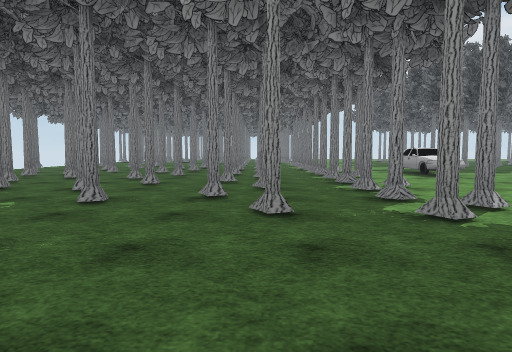
[1] (above)

24 first-person views from a walk through a scene from a Unity 3-D project. The camera is 1.3 m above the floor, tilts 4° down and sees 75° across. The floor is counted in squares, 2 m on a side. Each view is taken from the middle of a square. On the plan, view 1 faces up. The plan holds only what a view shows up to about 10 squares ahead; the rest is blank. The place goes on beyond the plan. The player character is not drawn. Some animated figures are left out. Door leaves are left out, so doorways stand open. Some surface patterns are stand-ins.

[2]
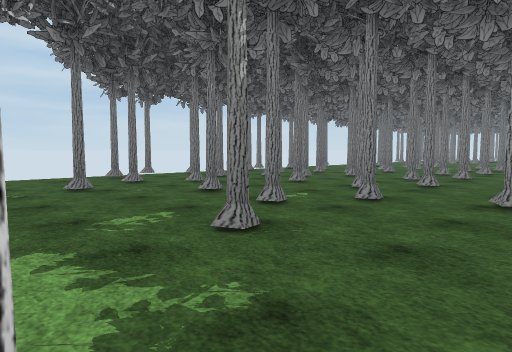

[3]
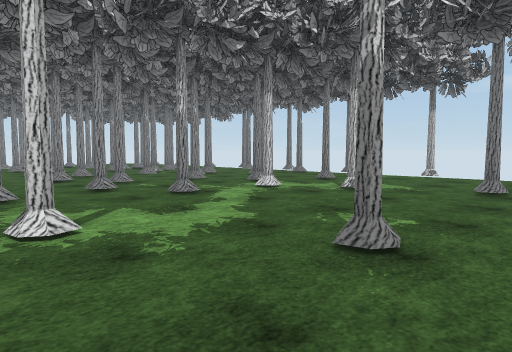

[4]
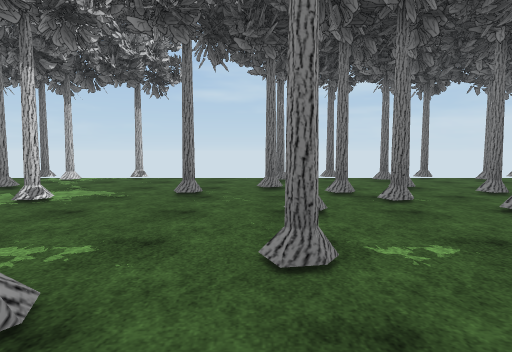

[5]
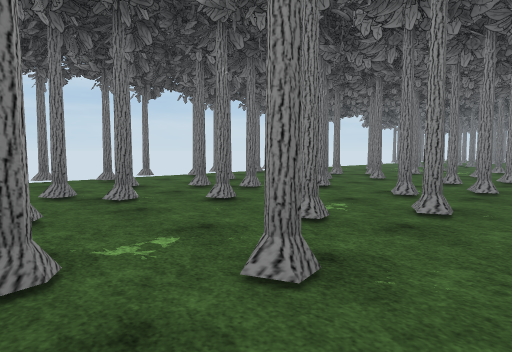

[6]
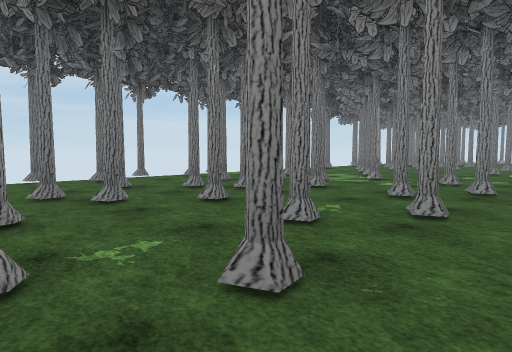

[7]
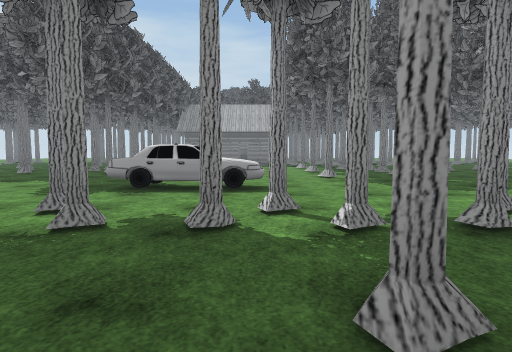

[8]
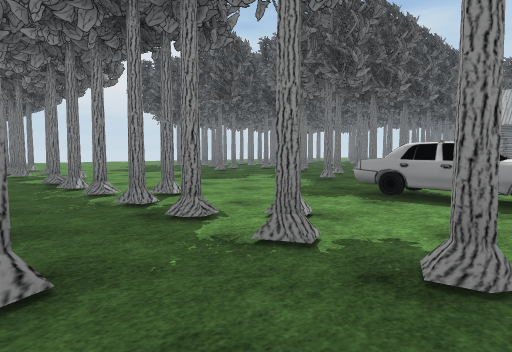

[9]
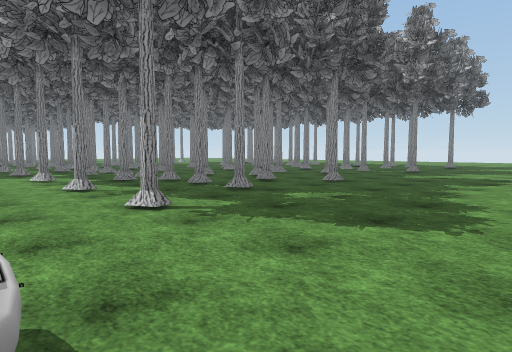

[10]
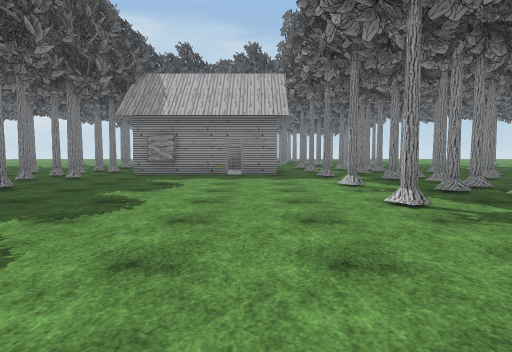

[11]
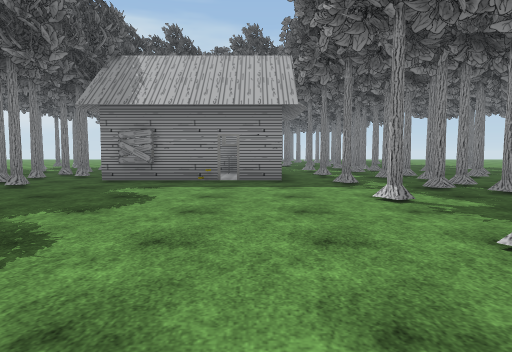

[12]
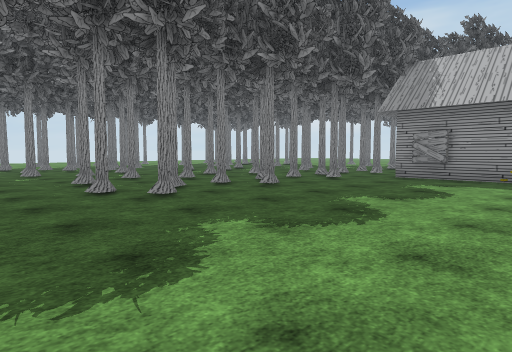

[13]
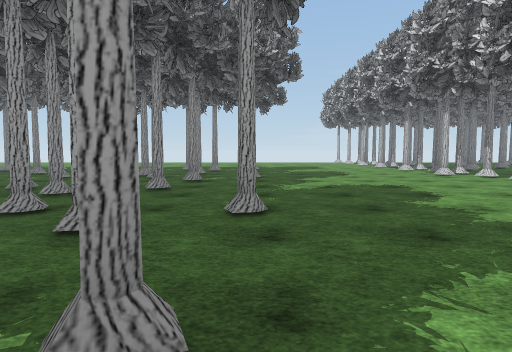

[14]
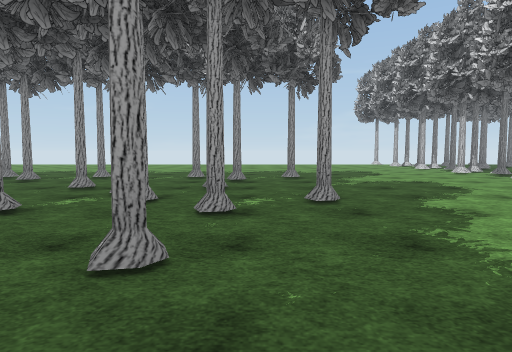

[15]
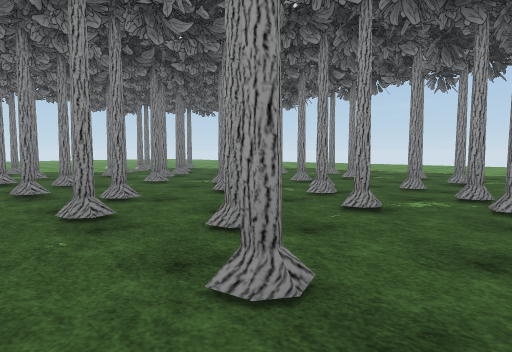

[16]
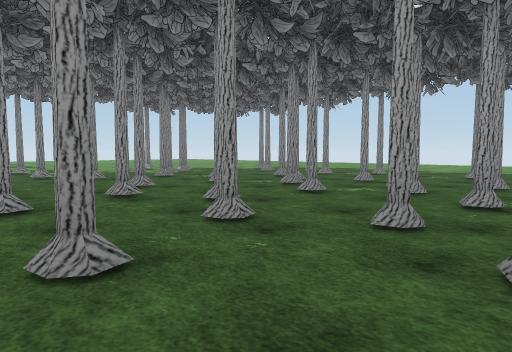

[17]
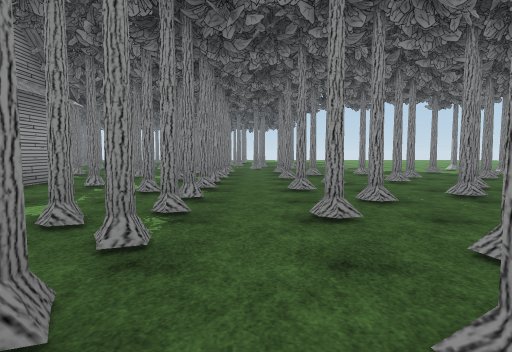

[18]
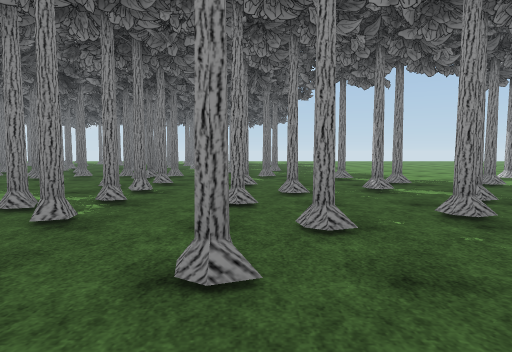

[19]
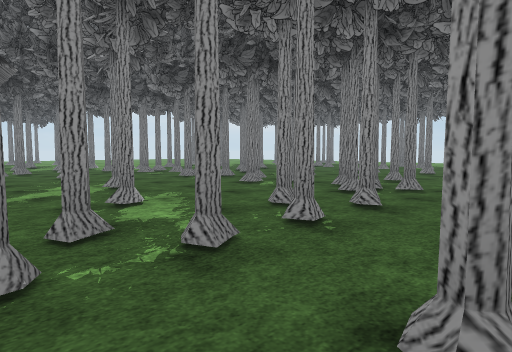

[20]
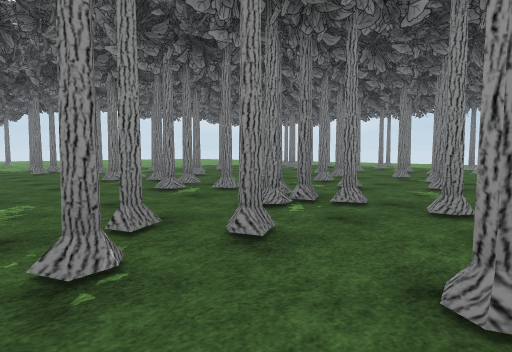

[21]
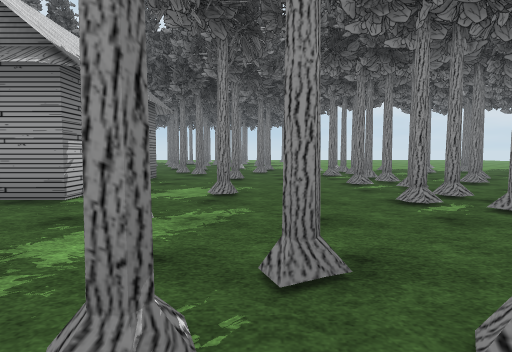

[22]
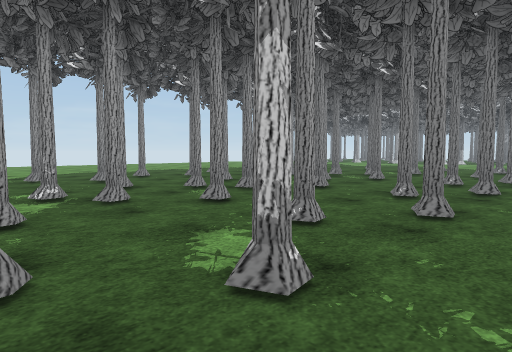

[23]
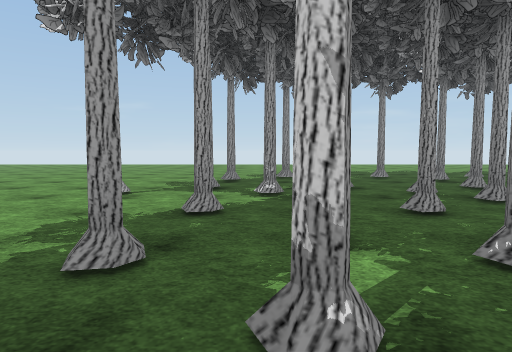

[24]
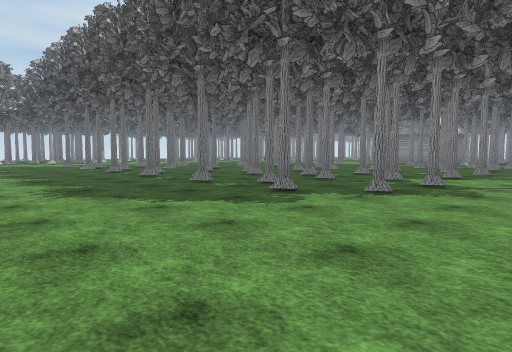

### Floor plan
Key: @ floor where view 1 was taken; # wall or solid block; x gap in a wall; . main floor; : floor 0.25 m higher than the main floor; / step, stairs or slope; T thing the floor can be seen under or through; O other object.
Columns run from 10 left of view 1 to 26 right of it. Each row starts with its distance up from view 1.
 17     .....  ...... ...#.#
 16     .....  ........#...
 15    #.#.#.  ..................   .#
 14   ..#...#  .#....#.##.#.#xx#.##.#.
 13  ..#...#.  .#....................#
 12 #....#....................OOO..O....#
 11  ..#.x....#....O..........O O....##.#
 10 #......#.#.....O/.........O O.....:.
  9  ...#...#...#..O..........O  ..O....
  8  ..#.#.#..#.:.............OOO....##..
  7 #...#.............#.#..#.#..........#
  6  ..#.#.#..#.#................###.#..#
  5 #........#.........#..#...##:.##:.:.#
  4  .......#.#..# ...................#.
  3  ..#...#....#. ....#..#.#..#.#..#..
  2  ...#...#....  ...#....T.T....#....
  1  ...........  .......:..T.T....#.#
  0 #....#...#@  .......#.#..T.#.#..#...
 -1  .........   .......................
 -2 #..#...#.#  ......#.....#...#x..T...
 -3 #...#...#. .#.............#....T.#..
 -4     ##.#.. .#.......#.#..#.#..#.T....
 -5     # ....    .......................
 -6      x....    .....#..#.#..#.#..#....
 -7        #.   ......#..#.#.#....#......
 -8             #....... ................
 -9                       .............
-10                         ...........
-11                               .....

Where each view was taken, in squares from view 1:
view 1: 0 up, 0 right, facing up
view 2: 0 up, 0 right, facing up-left
view 3: 3 up, 0 right, facing down-left
view 4: 3 up, 1 left, facing left
view 5: 3 up, 1 left, facing up-left
view 6: 8 up, 1 left, facing up-left
view 7: 9 up, 1 left, facing right
view 8: 9 up, 0 right, facing up-right
view 9: 9 up, 4 right, facing down-right
view 10: 9 up, 6 right, facing right
view 11: 9 up, 8 right, facing right
view 12: 9 up, 7 right, facing up-right
view 13: 6 up, 8 right, facing down
view 14: 2 up, 9 right, facing down
view 15: 2 up, 10 right, facing down-right
view 16: 3 up, 11 right, facing down-right
view 17: 4 up, 11 right, facing right
view 18: 3 up, 15 right, facing right
view 19: 3 up, 18 right, facing up-right
view 20: 3 up, 20 right, facing up-right
view 21: 4 up, 21 right, facing up
view 22: 2 up, 22 right, facing down-left
view 23: 2 up, 21 right, facing down
view 24: 11 down, 24 right, facing up-left
